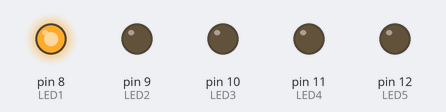
Recording of a sketch running on a simulated Arduino Uno, built with avr-gcc and run on an emulated ATmega328P. Shown: output pins drawn as LEDs (lit = HIGH).

Above: at 0.05 s.
At 0.75 s:
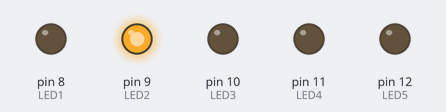
At 1.45 s:
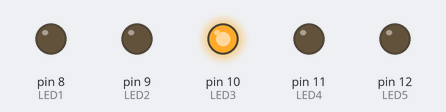
At 2.15 s:
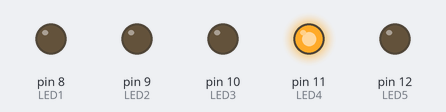
At 2.85 s:
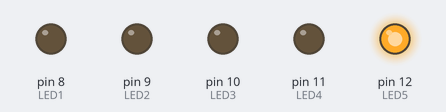
Timing chart, 0 to 3.1 s (numbered marks = the images above):
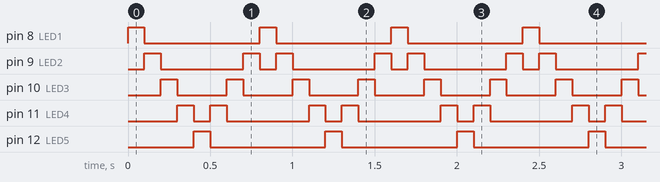

The sketch:

led_toggle_function_math.ino
```cpp
//initialize variables
const int LED1 = 8;
const int LED2 = 9;
const int LED3 = 10;
const int LED4 = 11;
const int LED5 = 12;

int pinNumber = 8;             //we'll use this variable to represent our LED pin
bool pinIncrement = true;      //toggle switch for whether to increment or decrement

void setup() {
  //set LED pin modes
  pinMode (LED1, OUTPUT);
  pinMode (LED2, OUTPUT);
  pinMode (LED3, OUTPUT);
  pinMode (LED4, OUTPUT);
  pinMode (LED5, OUTPUT);
}

//------------------- our main code ---------------------

void loop() {

  ToggleAllLedLow();                 //turn off LEDs so we can switch on the next LED
  ToggleLedHigh(pinNumber, 100);     //turn on specific LED. We'll be changing pinNumber with the logic below

  //----------logic------------
  //increment or decrement led number
  if (pinIncrement == true)
  {
    pinNumber ++;                       //add 1 to the pin number
  } else {
    pinNumber --;                       //subtract 1 from the pin number
  }

  //logic for switching between increment and decrement
  if (pinNumber == 12)
  {
    pinIncrement = false;
  }
  if (pinNumber == 8)
  {
    pinIncrement = true;
  }


} //close the loop

//------------ our functions ------------------

void ToggleLedHigh(int lednumber, int delayvalue)      //turn on LED
{
  digitalWrite(lednumber, HIGH);
  delay(delayvalue);
}

void ToggleLedLow(int lednumber, int delayvalue)      //turn off LED
{
  digitalWrite(lednumber, LOW);
  delay(delayvalue);
}

void ToggleAllLedLow()                                //turn off all LEDs
{
  ToggleLedLow(LED1, 0);
  ToggleLedLow(LED2, 0);
  ToggleLedLow(LED3, 0);
  ToggleLedLow(LED4, 0);
  ToggleLedLow(LED5, 0);
}
```

Measured:
- by itself, pin 8 (LED1), pin 12 (LED5): alternates HIGH for 0.10 s and LOW for 0.70 s
- by itself, pin 9 (LED2): repeats every 0.80 s: LOW 0.50 s, HIGH 0.10 s, LOW 0.10 s, HIGH 0.10 s
- by itself, pin 10 (LED3): alternates HIGH for 0.10 s and LOW for 0.30 s
- by itself, pin 11 (LED4): repeats every 0.80 s: LOW 0.10 s, HIGH 0.10 s, LOW 0.50 s, HIGH 0.10 s
